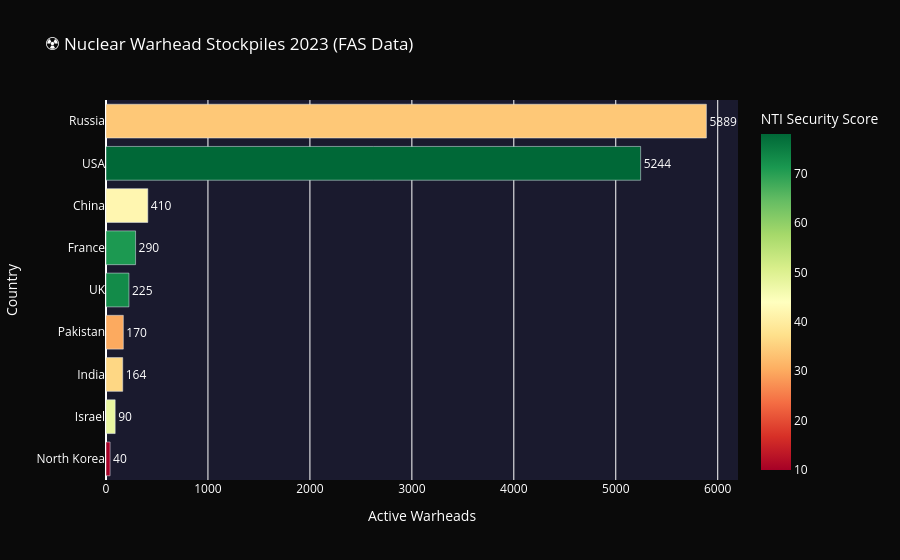
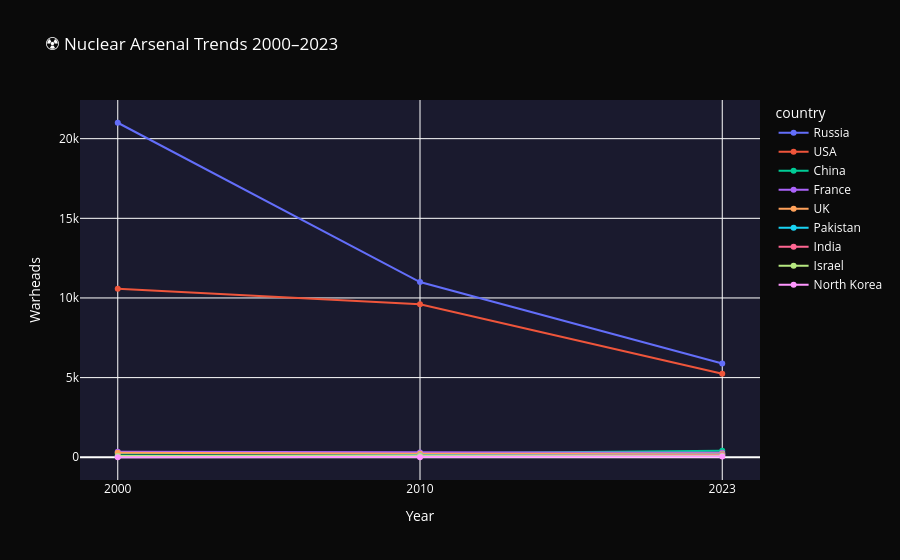

Here is the notebook cell these charts were saved with, in order:
### Code cell
# Nuclear визуализация — нақты деректер
fig1 = px.bar(
    df_nuclear_real.sort_values('warheads_2023', ascending=True),
    x='warheads_2023',
    y='country',
    orientation='h',
    color='nti_security_score',
    color_continuous_scale='RdYlGn',
    title='☢️ Nuclear Warhead Stockpiles 2023 (FAS Data)',
    labels={'warheads_2023': 'Active Warheads', 'country': 'Country', 'nti_security_score': 'NTI Security Score'},
    text='warheads_2023'
)

fig1.update_traces(textposition='outside')
fig1.update_layout(paper_bgcolor='#0a0a0a', plot_bgcolor='#1a1a2e', font=dict(color='white'))
fig1.show()

# Тренд — 2000 vs 2023
df_trend = df_nuclear_real.melt(
    id_vars=['country'],
    value_vars=['warheads_2000', 'warheads_2010', 'warheads_2023'],
    var_name='year', value_name='warheads'
)
df_trend['year'] = df_trend['year'].str.replace('warheads_', '')

fig2 = px.line(
    df_trend,
    x='year', y='warheads', color='country',
    title='☢️ Nuclear Arsenal Trends 2000–2023',
    markers=True,
    labels={'warheads': 'Warheads', 'year': 'Year'}
)

fig2.update_layout(paper_bgcolor='#0a0a0a', plot_bgcolor='#1a1a2e', font=dict(color='white'))
fig2.show()

### Figure 1 — Plotly figure (JSON) as saved in the notebook; plotly's stock layout.template omitted (floating-point values rounded to 4 significant figures)
{"data": [{"hovertemplate": "Active Warheads=%{text}<br>Country=%{y}<br>NTI Security Score=%{marker.color}<extra></extra>", "legendgroup": "", "marker": {"color": [10, 48, 36, 30, 73, 71, 42, 78, 34], "coloraxis": "coloraxis", "pattern": {"shape": ""}}, "name": "", "orientation": "h", "showlegend": false, "text": [40.0, 90.0, 164.0, 170.0, 225.0, 290.0, 410.0, 5244.0, 5889.0], "textposition": "outside", "type": "bar", "x": [40, 90, 164, 170, 225, 290, 410, 5244, 5889], "xaxis": "x", "y": ["North Korea", "Israel", "India", "Pakistan", "UK", "France", "China", "USA", "Russia"], "yaxis": "y"}], "layout": {"barmode": "relative", "coloraxis": {"colorbar": {"title": {"text": "NTI Security Score"}}, "colorscale": [[0, "rgb(165,0,38)"], [0.1, "rgb(215,48,39)"], [0.2, "rgb(244,109,67)"], [0.3, "rgb(253,174,97)"], [0.4, "rgb(254,224,139)"], [0.5, "rgb(255,255,191)"], [0.6, "rgb(217,239,139)"], [0.7, "rgb(166,217,106)"], [0.8, "rgb(102,189,99)"], [0.9, "rgb(26,152,80)"], [1, "rgb(0,104,55)"]]}, "font": {"color": "white"}, "legend": {"tracegroupgap": 0}, "paper_bgcolor": "#0a0a0a", "plot_bgcolor": "#1a1a2e", "title": {"text": "☢️ Nuclear Warhead Stockpiles 2023 (FAS Data)"}, "xaxis": {"anchor": "y", "domain": [0, 1], "title": {"text": "Active Warheads"}}, "yaxis": {"anchor": "x", "domain": [0, 1], "title": {"text": "Country"}}}}

### Figure 2 — Plotly figure (JSON) as saved in the notebook; plotly's stock layout.template omitted (floating-point values rounded to 4 significant figures)
{"data": [{"hovertemplate": "country=Russia<br>Year=%{x}<br>Warheads=%{y}<extra></extra>", "legendgroup": "Russia", "line": {"color": "#636efa", "dash": "solid"}, "marker": {"symbol": "circle"}, "mode": "lines+markers", "name": "Russia", "orientation": "v", "showlegend": true, "type": "scatter", "x": ["2000", "2010", "2023"], "xaxis": "x", "y": [21000, 11000, 5889], "yaxis": "y"}, {"hovertemplate": "country=USA<br>Year=%{x}<br>Warheads=%{y}<extra></extra>", "legendgroup": "USA", "line": {"color": "#EF553B", "dash": "solid"}, "marker": {"symbol": "circle"}, "mode": "lines+markers", "name": "USA", "orientation": "v", "showlegend": true, "type": "scatter", "x": ["2000", "2010", "2023"], "xaxis": "x", "y": [10577, 9600, 5244], "yaxis": "y"}, {"hovertemplate": "country=China<br>Year=%{x}<br>Warheads=%{y}<extra></extra>", "legendgroup": "China", "line": {"color": "#00cc96", "dash": "solid"}, "marker": {"symbol": "circle"}, "mode": "lines+markers", "name": "China", "orientation": "v", "showlegend": true, "type": "scatter", "x": ["2000", "2010", "2023"], "xaxis": "x", "y": [232, 240, 410], "yaxis": "y"}, {"hovertemplate": "country=France<br>Year=%{x}<br>Warheads=%{y}<extra></extra>", "legendgroup": "France", "line": {"color": "#ab63fa", "dash": "solid"}, "marker": {"symbol": "circle"}, "mode": "lines+markers", "name": "France", "orientation": "v", "showlegend": true, "type": "scatter", "x": ["2000", "2010", "2023"], "xaxis": "x", "y": [348, 300, 290], "yaxis": "y"}, {"hovertemplate": "country=UK<br>Year=%{x}<br>Warheads=%{y}<extra></extra>", "legendgroup": "UK", "line": {"color": "#FFA15A", "dash": "solid"}, "marker": {"symbol": "circle"}, "mode": "lines+markers", "name": "UK", "orientation": "v", "showlegend": true, "type": "scatter", "x": ["2000", "2010", "2023"], "xaxis": "x", "y": [280, 225, 225], "yaxis": "y"}, {"hovertemplate": "country=Pakistan<br>Year=%{x}<br>Warheads=%{y}<extra></extra>", "legendgroup": "Pakistan", "line": {"color": "#19d3f3", "dash": "solid"}, "marker": {"symbol": "circle"}, "mode": "lines+markers", "name": "Pakistan", "orientation": "v", "showlegend": true, "type": "scatter", "x": ["2000", "2010", "2023"], "xaxis": "x", "y": [52, 110, 170], "yaxis": "y"}, {"hovertemplate": "country=India<br>Year=%{x}<br>Warheads=%{y}<extra></extra>", "legendgroup": "India", "line": {"color": "#FF6692", "dash": "solid"}, "marker": {"symbol": "circle"}, "mode": "lines+markers", "name": "India", "orientation": "v", "showlegend": true, "type": "scatter", "x": ["2000", "2010", "2023"], "xaxis": "x", "y": [50, 80, 164], "yaxis": "y"}, {"hovertemplate": "country=Israel<br>Year=%{x}<br>Warheads=%{y}<extra></extra>", "legendgroup": "Israel", "line": {"color": "#B6E880", "dash": "solid"}, "marker": {"symbol": "circle"}, "mode": "lines+markers", "name": "Israel", "orientation": "v", "showlegend": true, "type": "scatter", "x": ["2000", "2010", "2023"], "xaxis": "x", "y": [75, 80, 90], "yaxis": "y"}, {"hovertemplate": "country=North Korea<br>Year=%{x}<br>Warheads=%{y}<extra></extra>", "legendgroup": "North Korea", "line": {"color": "#FF97FF", "dash": "solid"}, "marker": {"symbol": "circle"}, "mode": "lines+markers", "name": "North Korea", "orientation": "v", "showlegend": true, "type": "scatter", "x": ["2000", "2010", "2023"], "xaxis": "x", "y": [0, 0, 40], "yaxis": "y"}], "layout": {"font": {"color": "white"}, "legend": {"title": {"text": "country"}, "tracegroupgap": 0}, "paper_bgcolor": "#0a0a0a", "plot_bgcolor": "#1a1a2e", "title": {"text": "☢️ Nuclear Arsenal Trends 2000–2023"}, "xaxis": {"anchor": "y", "domain": [0, 1], "title": {"text": "Year"}}, "yaxis": {"anchor": "x", "domain": [0, 1], "title": {"text": "Warheads"}}}}
